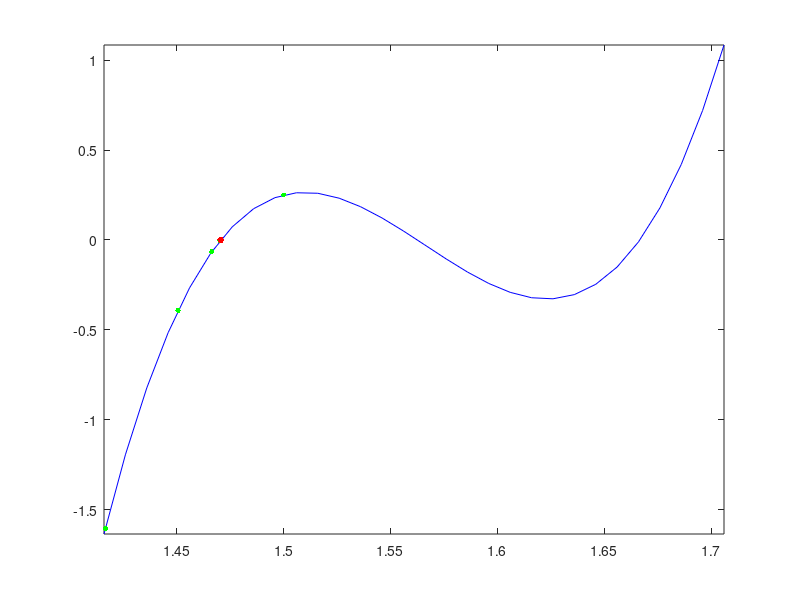

This chart was generated by the following MATLAB code:

p = @(x) (816.*x.^3) - (3835.*x.^2) + (6000.*x) - 3125;
p_prime = @(x) (2448.*x.^2) - (7670.*x) + 6000;

t = 1.416:0.01:1.71;
y = p(t);
plot(t, y, 'color', 'blue'); hold on;

x = 1.5;
xprev = 0;
k = 0;

fprintf('X_%i: %3.15f \n', k, x);
while abs(x - xprev) > eps*abs(x)
    xprev = x;
    plot(x, p(x), '.', 'color', 'green', 'MarkerSize', 12);
    x = x - p(x)/p_prime(x);
    k = k + 1;
    fprintf('X_%i: %3.15f \n', k, x);
end

plot(x, p(x), '.', 'color', 'red', 'MarkerSize', 15);
axis tight;

hold off;
